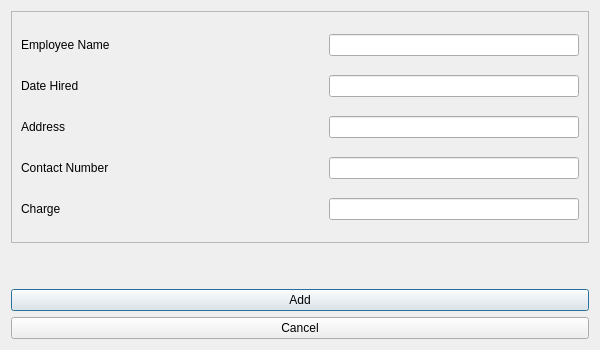
<?xml version="1.0" encoding="UTF-8"?>
<ui version="4.0">
 <class>AddEmployeeDialog</class>
 <widget class="QDialog" name="AddEmployeeDialog">
  <property name="geometry">
   <rect>
    <x>0</x>
    <y>0</y>
    <width>600</width>
    <height>350</height>
   </rect>
  </property>
  <property name="minimumSize">
   <size>
    <width>600</width>
    <height>350</height>
   </size>
  </property>
  <property name="maximumSize">
   <size>
    <width>600</width>
    <height>350</height>
   </size>
  </property>
  <property name="windowTitle">
   <string>Add Employee</string>
  </property>
  <layout class="QVBoxLayout" name="verticalLayout_3">
   <item>
    <widget class="QFrame" name="frame">
     <property name="frameShape">
      <enum>QFrame::StyledPanel</enum>
     </property>
     <property name="frameShadow">
      <enum>QFrame::Raised</enum>
     </property>
     <layout class="QVBoxLayout" name="verticalLayout">
      <item>
       <layout class="QHBoxLayout" name="horizontalLayout">
        <item>
         <widget class="QLabel" name="employeeName">
          <property name="text">
           <string>Employee Name</string>
          </property>
         </widget>
        </item>
        <item alignment="Qt::AlignRight">
         <widget class="QLineEdit" name="employeeNameInput">
          <property name="minimumSize">
           <size>
            <width>250</width>
            <height>0</height>
           </size>
          </property>
         </widget>
        </item>
       </layout>
      </item>
      <item>
       <layout class="QHBoxLayout" name="horizontalLayout_2">
        <item>
         <widget class="QLabel" name="dateHired">
          <property name="text">
           <string>Date Hired</string>
          </property>
         </widget>
        </item>
        <item alignment="Qt::AlignRight">
         <widget class="QLineEdit" name="dateHiredInput">
          <property name="minimumSize">
           <size>
            <width>250</width>
            <height>0</height>
           </size>
          </property>
         </widget>
        </item>
       </layout>
      </item>
      <item>
       <layout class="QHBoxLayout" name="horizontalLayout_3">
        <item>
         <widget class="QLabel" name="address">
          <property name="text">
           <string>Address</string>
          </property>
         </widget>
        </item>
        <item alignment="Qt::AlignRight">
         <widget class="QLineEdit" name="addressInput">
          <property name="minimumSize">
           <size>
            <width>250</width>
            <height>0</height>
           </size>
          </property>
         </widget>
        </item>
       </layout>
      </item>
      <item>
       <layout class="QHBoxLayout" name="horizontalLayout_4">
        <item>
         <widget class="QLabel" name="contactNumber">
          <property name="text">
           <string>Contact Number</string>
          </property>
         </widget>
        </item>
        <item alignment="Qt::AlignRight">
         <widget class="QLineEdit" name="contactNumberInput">
          <property name="minimumSize">
           <size>
            <width>250</width>
            <height>0</height>
           </size>
          </property>
         </widget>
        </item>
       </layout>
      </item>
      <item>
       <layout class="QHBoxLayout" name="horizontalLayout_5">
        <item>
         <widget class="QLabel" name="charge">
          <property name="text">
           <string>Charge</string>
          </property>
         </widget>
        </item>
        <item alignment="Qt::AlignRight">
         <widget class="QLineEdit" name="chargeInput">
          <property name="minimumSize">
           <size>
            <width>250</width>
            <height>0</height>
           </size>
          </property>
         </widget>
        </item>
       </layout>
      </item>
     </layout>
    </widget>
   </item>
   <item>
    <spacer name="verticalSpacer">
     <property name="orientation">
      <enum>Qt::Vertical</enum>
     </property>
     <property name="sizeType">
      <enum>QSizePolicy::Fixed</enum>
     </property>
     <property name="sizeHint" stdset="0">
      <size>
       <width>20</width>
       <height>40</height>
      </size>
     </property>
    </spacer>
   </item>
   <item>
    <layout class="QVBoxLayout" name="verticalLayout_2">
     <item>
      <widget class="QPushButton" name="confirmButton">
       <property name="text">
        <string>Add</string>
       </property>
      </widget>
     </item>
     <item>
      <widget class="QPushButton" name="cancelButton">
       <property name="text">
        <string>Cancel</string>
       </property>
      </widget>
     </item>
    </layout>
   </item>
  </layout>
 </widget>
 <resources/>
 <connections/>
</ui>
